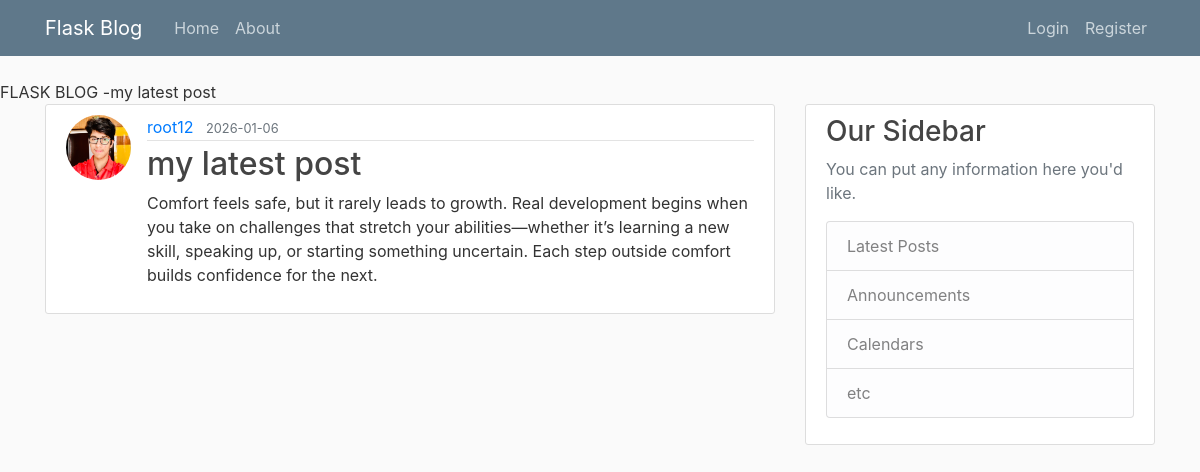
Page /post/7 on the committed database.
### app/models.py (models this page shows, shortened)
class Post(db.Model):
        id=db.Column(db.Integer,primary_key=True)
        title=db.Column(db.String(100),nullable=False)
        date_posted=db.Column(db.DateTime,nullable=False,default=datetime.utcnow)
        content=db.Column(db.Text,nullable=False)
        user_id=db.Column(db.Integer,db.ForeignKey('user.id'),nullable=False)

class User(db.Model,UserMixin):#usermixin is used to add flask login functionality to the suer model
    id=db.Column(db.Integer,primary_key=True)
    username=db.Column(db.String(20),unique=True,nullable=False)
    email=db.Column(db.String(120),unique=True,nullable=False)
    image_file=db.Column(db.String(20),nullable=False,default='default.jpeg')
    password=db.Column(db.String(60),nullable=False)
    posts=db.relationship('Post',backref='author',lazy=True) # we use this to create relationship between user and post like one to many relationship and the backref is used to add a column tto the post table which will reference the user who created the post and lazy is used to tell sqlalchemy when to load the data from the database

### app/routes.py (the view)
@app.route('/post/<int:post_id>')
def post(post_id):
    post=Post.query.get_or_404(post_id)
    return render_template('post.html',title=post.title,post=post)

### app/templates/post.html (shortened to what this page needs)
{% extends "layout.html" %}
{% block content %}
<article class="media content-section">
    <img class="rounded-circle article-img"
        src="{{ url_for('static', filename='profile_pics/' + post.author.image_file) }}">
    <div class="media-body">
        <div class="article-metadata">
            <a class="mr-2" href="{{ url_for('user_posts', username=post.author.username) }}">{{ post.author.username
                }}</a>
            <small class="text-muted">{{ post.date_posted.strftime('%Y-%m-%d') }}</small>
        </div>
        <h2 class="article-title">{{ post.title }}</h2>
        <p class="article-content">{{ post.content }}</p>
    </div>
</article>
{% endblock content %}

### app/templates/layout.html (shortened to what this page needs)
<!DOCTYPE html>
<html lang="en">
<head>
    <link rel="stylesheet" href="https://maxcdn.bootstrapcdn.com/bootstrap/4.0.0/css/bootstrap.min.css"
>
    <link rel="stylesheet" type="text/css" href="{{ url_for('static',filename='main.css')}}" {% if title %} <title>FLASK
    BLOG -{{ title }}</title>
    {% else %}
    <title>FLASK BLOG </title>
    {% endif %}
</head>
<body>
    <header class="site-header">
        <nav class="navbar navbar-expand-md navbar-dark bg-steel fixed-top">
            <div class="container">
                <a class="navbar-brand mr-4" href="/">Flask Blog</a>
                <div class="collapse navbar-collapse" id="navbarToggle">
                    <div class="navbar-nav mr-auto">
                        <a class="nav-item nav-link" href="{{ url_for('home') }}">Home</a>
                        <a class="nav-item nav-link" href="{{ url_for('about') }}">About</a>
                    </div>
                    <div class="navbar-nav">
                        {% if current_user.is_authenticated %}
                        <a class="nav-item nav-link" href="{{ url_for('new_post') }}">NEW POST</a>
                        <a class="nav-item nav-link" href="{{ url_for('account') }}">Account</a>
                        <a class="nav-item nav-link" href="{{ url_for('logout') }}">Logout</a>
                        {% else %}
                        <a class="nav-item nav-link" href="{{ url_for('login') }}">Login</a>
                        <a class="nav-item nav-link" href="{{ url_for('register') }}">Register</a>
                        {% endif %}
                    </div>
                </div>
            </div>
        </nav>
    </header>
    <main role="main" class="container">
        <div class="row">
            <div class="col-md-8">
                {% block content %}{% endblock %}
            </div>
            <div class="col-md-4">
                <div class="content-section">
                    <h3>Our Sidebar</h3>
                    <p class='text-muted'>You can put any information here you'd like.
                    <ul class="list-group">
                        <li class="list-group-item list-group-item-light">Latest Posts</li>
                        <li class="list-group-item list-group-item-light">Announcements</li>
                        <li class="list-group-item list-group-item-light">Calendars</li>
                        <li class="list-group-item list-group-item-light">etc</li>
                    </ul>
                    </p>
                </div>
            </div>
        </div>
    </main>
</body>
</html>

### app/static/main.css (style rules this page uses)
body { background: #fafafa; color: #333333; margin-top: 5rem; }
h1, h2, h3, h4, h5, h6 { color: #444444; }
.bg-steel { background-color: #5f788a; }
.site-header .navbar-nav .nav-link { color: #cbd5db; }
.content-section { background: #ffffff; padding: 10px 20px; border: 1px solid #dddddd; border-radius: 3px; margin-bottom: 20px; }
.article-title { color: #444444; }
.article-content { white-space: pre-line; }
.article-img { height: 65px; width: 65px; margin-right: 16px; }
.article-metadata { padding-bottom: 1px; margin-bottom: 4px; border-bottom: 1px solid #e3e3e3 }

### rows in the picture
Post: title "my latest post", date_posted "2026-01-06", content "Comfort feels safe, but it rarely leads to growth. Real development begins when you take on challenges that stretch your abilities—whether it’s learning a new skill, speaking up, or starting something uncertain. Each step outside comfort builds confidence for the next."
User: image_file (picture), author.username "root12"
